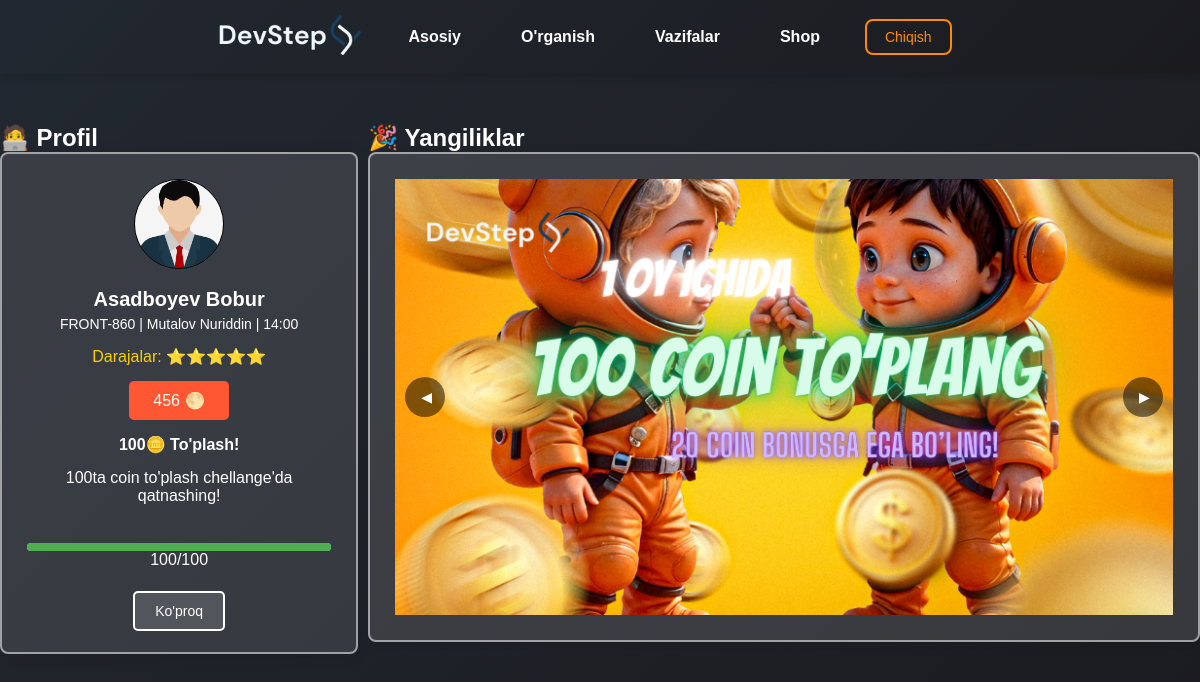
/main/ (signed in), run on the app's committed database.
### accounts/models.py (models this page shows, shortened)
class User(models.Model):
    name = models.CharField(max_length=100)
    modme_id = models.CharField(max_length=50, unique=True)
    password = models.CharField(max_length=128)
    level = models.IntegerField(default=1)
    last_visit = models.DateField(default=0)
    total_coins = models.IntegerField(default=0)
    coins_today = models.IntegerField(default=0)
    telegram_bot_register = models.IntegerField()
    is_admin = models.BooleanField(default=False)
    payment_status = models.CharField(max_length=10, choices=[('paid', 'To‘langan'), ('unpaid', 'To‘lanmagan')], default='unpaid')
    last_payment_date = models.DateTimeField(null=True, blank=True)
    group = models.ForeignKey(Group, on_delete=models.CASCADE, related_name='groups', null=True, blank=True)

class Group(models.Model):
    name = models.CharField(max_length=100)
    time = models.CharField(max_length=30)
    teacher = models.CharField(max_length=100)

class NewsImage(models.Model):
    title = models.CharField(max_length=100)  # Rasm nomi
    photo = models.ImageField(upload_to='news_images/')  # Rasm joylashuvi

### accounts/views.py (the view)
# urls.py: path('main/', main_view, name='main'),
def main_view(request):
    user_id = request.session.get('user_id')  # Sessiyadan foydalanuvchi ID ni olish
    if not user_id:
        return redirect('login')  # Foydalanuvchi sessiyasiz bo'lsa, login sahifasiga qaytarish
    user = User.objects.filter(id=user_id).first()
    if not user:
        request.session.flush()  # Agar user topilmasa, sessiyani o'chirish
        return redirect('login')
    if user.total_coins < 100:
        user.level = 1
    elif user.total_coins < 200:
        user.level = 2
    elif user.total_coins < 300:
        user.level = 3
    elif user.total_coins < 400:
        user.level = 4
    elif user.total_coins < 500:
        user.level = 5
    context = {
        'images': NewsImage.objects.all(),
        'user': user,
    }
    return render(request, 'index.html', context)

### templates/index.html (shortened to what this page needs)
{% load static %}
<!DOCTYPE html>
<html lang="en">
<head>
    <link rel="stylesheet" href="{% static 'css/style.css' %}">
</head>
<body>
    <header class="header">
        <div class="header-content">
            <a href="{% url 'main' %}" class="logo">
                <img src="{% static 'img/logo.svg' %}" alt="DevStep Logo">
            </a>
            <nav class="header-nav">
                <a href="{% url 'main' %}">Asosiy</a>
                <a href="{% url 'videos' %}">O'rganish</a>
                <a href="{% url 'direction_list' %}">Vazifalar</a>
                <a href="{% url 'shop' %}">Shop</a>
            </nav>
            <a href="{% url 'logout' %}" class="post-button">Chiqish</a>
        </div>
    </header>
    <div class="container">
        <div class="father-div">
            <aside class="profile-section">
                <h2>🧑‍💻 Profil</h2>
                <div class="profile-card">
                    <img src="../static/img/user.jpg" alt="Profile Image" class="profile-image">
                    <div class="profile-details">
                        <h3 class="profile-name">{{ user.name }}</h3>
                        <p class="profile-info">{{ user.group.name }} | {{ user.group.teacher }} | {{ user.group.time }}
                        </p>
                    </div>
                    {% if user.level == 1 %}
                    <div class="levels">Darajalar: ⭐</div>
                    {% elif user.level == 2 %}
                    <div class="levels">Darajalar: ⭐⭐</div>
                    {% elif user.level == 3 %}
                    <div class="levels">Darajalar: ⭐⭐⭐</div>
                    {% elif user.level == 4 %}
                    <div class="levels">Darajalar: ⭐⭐⭐⭐</div>
                    {% elif user.level == 5 %}
                    <div class="levels">Darajalar: ⭐⭐⭐⭐⭐</div>
                    {% endif %}
                    <div class="stats">
                        <div class="stat-item">{{ user.total_coins }}<span class="icon">🌕</span></div>
                    </div>
                    <div class="attendance">
                        <h3>100🪙 To'plash!</h3>
                        <p>100ta coin to'plash chellange'da qatnashing!</p><br>
                        <div class="progress-bar">
                            {% if user.total_coins < 100 %} <div class="progress-fill"
                                style="width: {{ user.total_coins }}%;">
                        </div>
                        <p>{{ user.total_coins }}/100</p><br>
                        {% else %}
                        <div class="progress-fill" style="width: 100%;"></div>
                        <p>100/100</p><br>
                        {% endif %}
                    </div>
                </div>
                <button class="more">Ko'proq</button>
        </div>
        </aside>
        <main class="main-section">
            <h2>🎉 Yangiliklar</h2>
            <section class="news-section">
                <div class="slider">
                    <div class="slides">
                        {% for image in images %}
                        <div class="slide">
                            <img src="{{ image.photo.url }}" alt="{{ image.title }}">
                        </div>
                        {% endfor %}
                    </div>
                    <button class="prev-btn">◀</button>
                    <button class="next-btn">▶</button>
                </div>
            </section>
        </main>
    </div>
    </div>
</body>
</html>

### static/css/style.css (style rules this page uses)
* { box-sizing: border-box; margin: 0; padding: 0; font-family: Arial, sans-serif; cursor: url('../img/cursor.png'), auto; }
body { height: 100%; margin: 0; padding: 0; background: linear-gradient(135deg, #222831, #1B1B1F); background-repeat: no-repeat; background-attachment: fixed; background-size: cover; color: white; }
header.header { background: linear-gradient(135deg, #222831, #1B1B1F); padding: 15px 30px; box-shadow: 0 2px 8px rgba(0, 0, 0, 0.15); position: sticky; top: 0; z-index: 999; }
.header-content { max-width: 1200px; margin: 0 auto; display: flex; align-items: center; justify-content: space-between; gap: 30px; }
.logo img { height: 40px; }
.header-nav { display: flex; gap: 30px; transition: all 0.4s ease; }
.header-nav a { color: #ffffff; text-decoration: none; font-weight: 500; font-size: 16px; transition: color 0.3s; }
.post-button { padding: 8px 18px; font-size: 14px; border: 2px solid #ff8c00; color: #ff8c00; background: transparent; border-radius: 8px; cursor: pointer; transition: all 0.3s; text-decoration: none; }
.profile-card { background-color: rgba(255, 255, 255, 0.11); border-radius: 8px; border: 2px solid rgba(223, 223, 223, 0.637); padding: 25px; box-shadow: 0 0 15px rgba(0, 0, 0, 0.1); text-align: center; height: 502px; }
.profile-card h3, .profile-card p { color: white; }
.profile-image { width: 90px; height: 90px; border-radius: 50%; margin-bottom: 15px; border: 1px solid black; }
.profile-details { margin-bottom: 10px; }
.profile-name { font-size: 20px; font-weight: bold; margin-bottom: 5px; }
.profile-info { color: #777; font-size: 14px; }
.levels { color: #ffcc00; font-size: 16px; margin: 15px 0; }
.stats { display: flex; justify-content: space-around; margin: 15px 0; }
.stat-item { display: flex; align-items: center; justify-content: center; background-color: #ff5733; color: #fff; padding: 10px; border-radius: 5px; font-size: 16px; width: 100px; }
.icon { margin-left: 5px; }
.attendance { display: flex; flex-direction: column; align-items: center; justify-content: center; gap: 10px; }
.attendance h3 { font-size: 16px; margin-bottom: 5px; }
.progress-bar { background: #ddd; border-radius: 5px; height: 8px; width: 100%; }
.progress-fill { background: #4caf50; height: 100%; border-radius: 5px; }
.more { background: #ffffff23; color: #fff; padding: 10px 20px; border: 2px solid #fff; border-radius: 5px; cursor: pointer; margin-top: 40px; font-size: 14px; }
.news-section { padding: 25px; border-radius: 8px; box-shadow: 0 0 10px rgba(0, 0, 0, 0.1); background-color: rgba(255, 255, 255, 0.13); border-radius: 8px; border: 2px solid rgba(223, 223, 223, 0.637); }
.father-div { display: flex; align-items: start; justify-content: center; gap: 10px; padding-top: 50px; }
button { padding: 8px 16px; background: #ff5733; color: #fff; border: none; border-radius: 5px; cursor: pointer; font-size: 14px; }
.header { padding: 15px 30px; box-shadow: 0 4px 8px rgba(0, 0, 0, 0.1); display: flex; align-items: center; justify-content: space-between; position: sticky; top: 0; z-index: 1000; }
.header-nav a { margin: 0 15px; color: #ffffff; text-decoration: none; font-weight: bold; transition: all 0.3s ease; }
.slider { position: relative; overflow: hidden; width: 100%; max-width: 800px; margin: 0 auto; }
.slides { display: flex; transition: transform 0.5s ease-in-out; width: 100%; }
.slide { min-width: 100%; display: flex; justify-content: center; align-items: center; }
.slide img { width: 100%; height: 100%; }
.prev-btn, .next-btn { position: absolute; top: 50%; transform: translateY(-50%); background-color: rgba(0, 0, 0, 0.5); color: white; border: none; border-radius: 50%; width: 40px; height: 40px; cursor: pointer; z-index: 10; }
.prev-btn { left: 10px; }
.next-btn { right: 10px; }

### data on the page
User: name "Asadboyev Bobur", group.name "FRONT-860", group.teacher "Mutalov Nuriddin", group.time "14:00", total_coins "456"
NewsImage: photo (picture)
